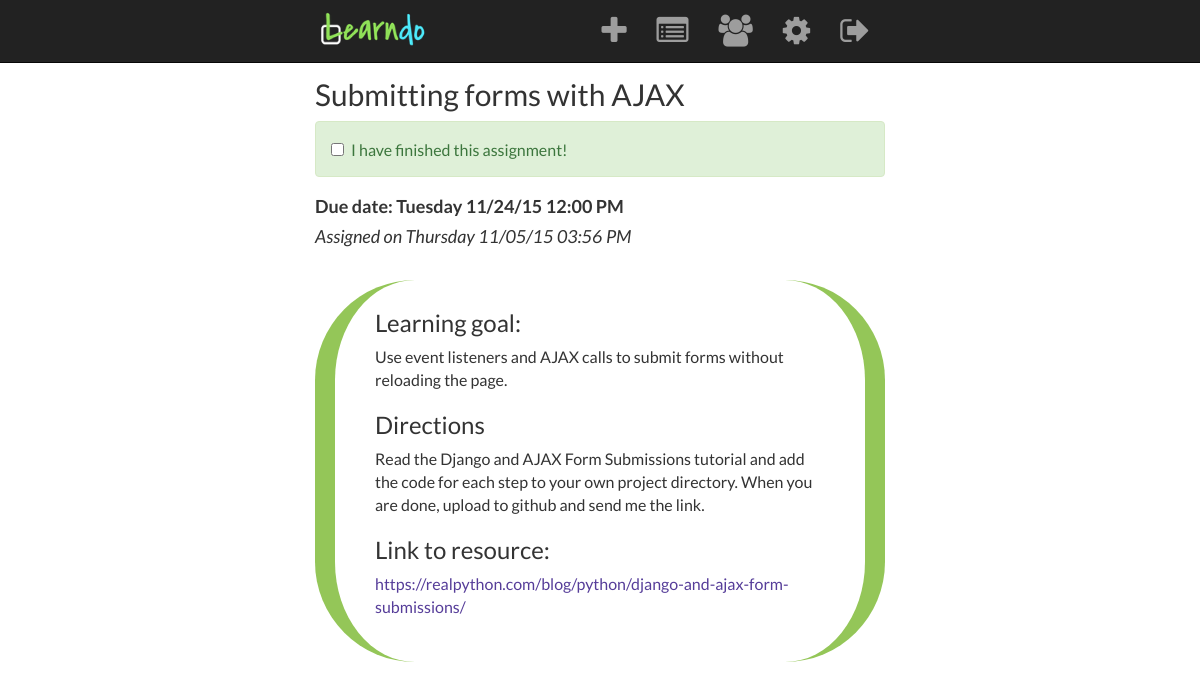
/student/7/assignments/2 (signed in), run on the app's committed database.
### model.py (models this page shows, shortened)
class Task(db.Model):
    __tablename__ = "tasks"
    task_id = db.Column(db.Integer, autoincrement=True, primary_key=True)
    created_by = db.Column(db.Integer, db.ForeignKey('users.user_id'))
    title = db.Column(db.String(128), nullable=False)
    goal = db.Column(db.String(712), nullable=False)
    directions = db.Column(db.String(712), nullable=False)
    link = db.Column(db.String(256), nullable=False)
    points = db.Column(db.Integer)
    due_date = db.Column(db.DateTime)
    assignments = db.relationship('Assignment', backref='task')

### server.py (the view)
@app.route('/student/<int:student_id>/assignments/<int:assign_id>')
def view_student_assignment(student_id, assign_id):
    assignment = Assignment.query.get(assign_id)
    task = assignment.task
    date_obj = task.due_date
    due_date = date_obj.strftime("%A %m/%d/%y %I:%M %p")
    assigned_on = assignment.assigned.strftime("%A %m/%d/%y %I:%M %p") # Stores date assigned
    user_id = session['user_id']
    if user_id == student_id:
        assignment.viewed = datetime.now()
        db.session.commit()
        return render_template("sassignment_view.html", task=task,
                                                        due_date=due_date,
                                                        assignment=assignment,
                                                        assigned_on=assigned_on)
    else:
        flash("You do not have access to that page.")
        return redirect("/")

### templates/sassignment_view.html (shortened to what this page needs)
{% extends 'base.html' %}
{% block content %}
<h2>{{ task.title }}</h2>
<div class="assignment">
	<div class="checkbox alert alert-success">
		<form action="/completed" method="POST" class="form form-inline">
			<div class="form-group">
			<label>
			<input type="checkbox" name="completed" class="complete">
			I have finished this assignment!
			</label>
			</div>
		</form>
	</div>
	<h4><b>Due date: {{ due_date }}</b></h4>
	<h4><i>Assigned on {{ assigned_on }}</i></h4><br>
	<div class="details">
		<h3>Learning goal:</h3>
		<p>{{ task.goal }}</p>
		<h3>Directions</h3>
		<p>{{ task.directions }}</p>
		<h3>Link to resource:</h3>
		<a href="{{ task.link }}" target="_blank">{{ task.link }}</a>
		<br><br>
	</div>
</div>
{% endblock %}

### templates/base.html (style rules this page uses)
body { font-family: "Lato", "Verdana", sans-serif; margin-top: 58px; font-size: 1.6em; }
a, a:hover { color: #563d99; }
.details { background-color: #fff; border-radius: 100px; border-left: 20px solid; border-right: 20px solid; padding: 10px 40px 20px 40px; border-color: #94c658; }

### data on the page
Task: title "Submitting forms with AJAX", goal "Use event listeners and AJAX calls to submit forms without reloading the page.", directions "Read the Django and AJAX Form Submissions tutorial and add the code for each step to your own project directory. When you are done, upload to github and send me the link.", link "https://realpython.com/blog/python/django-and-ajax-form-submissions/"

### other printed values
{{ due_date }} "Tuesday 11/24/15 12:00 PM"
{{ assigned_on }} "Thursday 11/05/15 03:56 PM"
